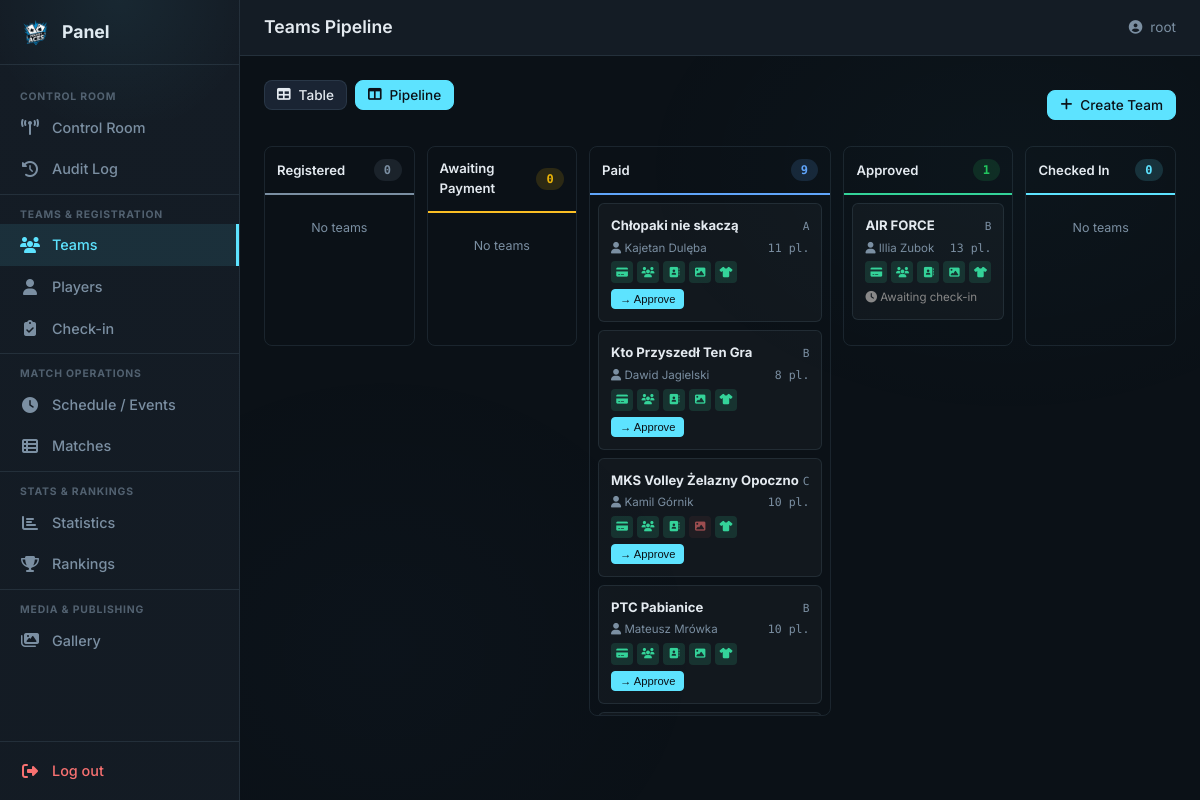
The app's page /panel/teams/pipeline/ (signed in) with its own data.
### tournament/models.py (models this page shows, shortened)
class Team(models.Model):
    name = models.CharField(
        max_length=TEAM_NAME_MAX_LENGTH, unique=True, verbose_name="Team Name"
    )
    logo_path = models.CharField(
        max_length=LOGO_PATH_MAX_LENGTH, blank=True, null=True
    )
    league_level = models.CharField(
        max_length=50, choices=LEAGUE_LEVEL_CHOICES, default=LEAGUE_LEVEL_INDEPENDENT
    )
    group_name = models.CharField(
        max_length=GROUP_NAME_MAX_LENGTH, blank=True, null=True
    )
    cap_name = models.CharField(
        max_length=PERSON_NAME_MAX_LENGTH, verbose_name="Captain Name"
    )
    cap_surname = models.CharField(
        max_length=PERSON_NAME_MAX_LENGTH, verbose_name="Captain Surname"
    )
    cap_email = models.EmailField(max_length=EMAIL_MAX_LENGTH, unique=True)
    cap_phone = models.CharField(
        max_length=PHONE_MAX_LENGTH, unique=True, blank=True, null=True
    )
    payment_status = models.IntegerField(
        choices=PAYMENT_STATUS_CHOICES, default=PAYMENT_WAITING
    )
    blik_number = models.CharField(
        max_length=20, blank=True, default="", verbose_name="Assigned BLIK"
    )
    status = models.CharField(
        max_length=20, choices=TEAM_STATUS_CHOICES, default=TEAM_STATUS_REGISTERED,
        verbose_name="Registration Status",
    )
    checked_in = models.BooleanField(default=False, verbose_name="Checked In")
    roster_code = models.CharField(
        max_length=10, blank=True, default="", verbose_name="Roster Access Code",
    )
    created_at = models.DateTimeField(auto_now_add=True)
    class Meta:
        db_table = TABLE_TEAMS
        verbose_name = "Team"
        verbose_name_plural = "Teams"
    @property
    def is_payment_ok(self) -> bool:
        return self.payment_status == PAYMENT_ACCEPTED
    @property
    def is_roster_complete(self) -> bool:
        return self.players.count() >= 6
    @property
    def is_contacts_complete(self) -> bool:
        return bool(self.cap_email) and bool(self.cap_phone)
    @property
    def is_logo_uploaded(self) -> bool:
        return bool(self.logo_path)
    @property
    def has_duplicate_jerseys(self) -> bool:
        numbers = list(
            self.players.exclude(jersey_number="")
            .values_list("jersey_number", flat=True)
        )
        return len(numbers) != len(set(numbers))

### tournament/panel/team_views.py (the view)
# urls.py: path("teams/pipeline/", teams_pipeline_view, name="teams_pipeline"),
@staff_member_required(login_url="/panel/login/")
def teams_pipeline_view(request):
    teams = Team.objects.annotate(player_count=Count("players")).prefetch_related(
        "players"
    )
    columns = []
    for status_val, label, color in _PIPELINE_COLUMNS:
        col_teams = list(teams.filter(status=status_val).order_by("name"))
        columns.append({
            "status": status_val,
            "label": label,
            "color": color,
            "teams": col_teams,
            "count": len(col_teams),
        })
    checked = list(
        teams.filter(status=TEAM_STATUS_APPROVED, checked_in=True).order_by("name")
    )
    columns.append({
        "status": "CHECKED_IN",
        "label": "Checked In",
        "color": "cyan",
        "teams": checked,
        "count": len(checked),
    })
    ctx = {
        "page_title": "Teams Pipeline",
        "nav_section": "teams",
        "columns": columns,
        "status_transitions": {k: v for k, v in _STATUS_TRANSITIONS.items()},
    }
    return render(request, "panel/teams_pipeline.html", ctx)

### tournament/context_processors.py (called while the page is built)
def registration_status(request):
    return {"registration_closed": REGISTRATION_CLOSED}

### tournament/templates/panel/teams_pipeline.html (shortened to what this page needs)
{% extends "panel/base.html" %}
{% block content %}
<div class="pnl-teams">
  <div class="pnl-pipeline-topbar">
    <div class="pnl-view-toggle">
      <a href="{% url 'panel:teams' %}" class="pnl-btn pnl-btn--sm">
        <i class="fas fa-table"></i> Table
      </a>
      <a href="{% url 'panel:teams_pipeline' %}" class="pnl-btn pnl-btn--sm pnl-btn--primary">
        <i class="fas fa-columns"></i> Pipeline
      </a>
    </div>
    <a href="{% url 'panel:team_create' %}" class="pnl-btn pnl-btn--primary pnl-btn--sm">
      <i class="fas fa-plus"></i> Create Team
    </a>
  </div>
  <div class="pnl-pipeline">
    {% for col in columns %}
    <div class="pnl-pipeline__col" data-status="{{ col.status }}">
      <div class="pnl-pipeline__header pnl-pipeline__header--{{ col.color }}">
        <span class="pnl-pipeline__label">{{ col.label }}</span>
        <span class="pnl-badge pnl-badge--{{ col.color }} pnl-mono">{{ col.count }}</span>
      </div>
      <div class="pnl-pipeline__cards">
        {% for t in col.teams %}
        <div class="pnl-pipe-card" data-pk="{{ t.pk }}" data-drawer-url="{% url 'panel:team_drawer' pk=t.pk %}">
          <div class="pnl-pipe-card__top">
            <strong class="pnl-pipe-card__name">{{ t.name }}</strong>
            {% if t.group_name %}<span class="pnl-pipe-card__group pnl-mono">{{ t.group_name }}</span>{% endif %}
          </div>
          <div class="pnl-pipe-card__meta">
            <span><i class="fas fa-user"></i> {{ t.cap_name }} {{ t.cap_surname }}</span>
            <span class="pnl-mono">{{ t.player_count }} pl.</span>
          </div>
          <div class="pnl-readiness" style="margin-top:4px;">
            <span class="pnl-readiness__dot {% if t.is_payment_ok %}pnl-readiness__dot--ok{% else %}pnl-readiness__dot--fail{% endif %}" title="Payment"><i class="fas fa-credit-card"></i></span>
            <span class="pnl-readiness__dot {% if t.is_roster_complete %}pnl-readiness__dot--ok{% else %}pnl-readiness__dot--fail{% endif %}" title="Roster"><i class="fas fa-users"></i></span>
            <span class="pnl-readiness__dot {% if t.is_contacts_complete %}pnl-readiness__dot--ok{% else %}pnl-readiness__dot--fail{% endif %}" title="Contacts"><i class="fas fa-address-book"></i></span>
            <span class="pnl-readiness__dot {% if t.is_logo_uploaded %}pnl-readiness__dot--ok{% else %}pnl-readiness__dot--fail{% endif %}" title="Logo"><i class="fas fa-image"></i></span>
            <span class="pnl-readiness__dot {% if not t.has_duplicate_jerseys %}pnl-readiness__dot--ok{% else %}pnl-readiness__dot--fail{% endif %}" title="Jerseys"><i class="fas fa-tshirt"></i></span>
          </div>
          {% if col.status != 'CHECKED_IN' %}
          <div class="pnl-pipe-card__actions">
            {% if col.status == 'REGISTERED' %}
              <button class="pnl-btn pnl-btn--xs pnl-pipe-move" data-pk="{{ t.pk }}" data-to="AWAITING_PAYMENT" data-url="{% url 'panel:team_pipeline_move' pk=t.pk %}">→ Awaiting</button>
            {% elif col.status == 'AWAITING_PAYMENT' %}
              <button class="pnl-btn pnl-btn--xs pnl-pipe-move" data-pk="{{ t.pk }}" data-to="PAID" data-url="{% url 'panel:team_pipeline_move' pk=t.pk %}">→ Paid</button>
            {% elif col.status == 'PAID' %}
              <button class="pnl-btn pnl-btn--xs pnl-btn--primary pnl-pipe-move" data-pk="{{ t.pk }}" data-to="APPROVED" data-url="{% url 'panel:team_pipeline_move' pk=t.pk %}">→ Approve</button>
            {% elif col.status == 'APPROVED' %}
              <span class="pnl-muted" style="font-size:.72rem;">
                {% if t.checked_in %}<i class="fas fa-check-circle" style="color:var(--pnl-green)"></i> Checked in{% else %}<i class="fas fa-clock"></i> Awaiting check-in{% endif %}
              </span>
            {% endif %}
          </div>
          {% endif %}
        </div>
        {% empty %}
        <div class="pnl-pipeline__empty">No teams</div>
        {% endfor %}
      </div>
    </div>
    {% endfor %}
  </div>
</div>
{% endblock %}

### tournament/templates/panel/base.html (shortened to what this page needs)
{% load static %}
<!DOCTYPE html>
<html lang="en">
<head>
  <link rel="stylesheet" href="{% static 'css/panel.css' %}">
  <link rel="stylesheet" href="https://cdnjs.cloudflare.com/ajax/libs/font-awesome/6.4.0/css/all.min.css">
</head>
<body class="pnl">
  <aside class="pnl-sidebar" id="pnlSidebar">
    <div class="pnl-sidebar__header">
      <img src="{% static 'assets/logo.png' %}" alt="PA" class="pnl-sidebar__logo">
      <span class="pnl-sidebar__brand">Panel</span>
    </div>
    <nav class="pnl-sidebar__nav">
      <div class="pnl-nav-zone">
        <span class="pnl-nav-zone__label">Control Room</span>
        <a href="{% url 'panel:dashboard' %}"
           class="pnl-nav-item{% if nav_section == 'dashboard' %} active{% endif %}">
          <i class="fas fa-tower-broadcast"></i><span>Control Room</span>
        </a>
        <a href="{% url 'panel:audit' %}"
           class="pnl-nav-item{% if nav_section == 'audit' %} active{% endif %}">
          <i class="fas fa-clock-rotate-left"></i><span>Audit Log</span>
        </a>
      </div>
      <div class="pnl-nav-zone">
        <span class="pnl-nav-zone__label">Teams &amp; Registration</span>
        <a href="{% url 'panel:teams' %}"
           class="pnl-nav-item{% if nav_section == 'teams' %} active{% endif %}">
          <i class="fas fa-users"></i><span>Teams</span>
        </a>
        <a href="{% url 'panel:players' %}"
           class="pnl-nav-item{% if nav_section == 'players' %} active{% endif %}">
          <i class="fas fa-user"></i><span>Players</span>
        </a>
        <a href="{% url 'panel:checkin' %}"
           class="pnl-nav-item{% if nav_section == 'checkin' %} active{% endif %}">
          <i class="fas fa-clipboard-check"></i><span>Check-in</span>
        </a>
      </div>
      <div class="pnl-nav-zone">
        <span class="pnl-nav-zone__label">Match Operations</span>
        <a href="{% url 'panel:schedule' %}?view=grid"
           class="pnl-nav-item{% if nav_section == 'schedule' %} active{% endif %}">
          <i class="fas fa-clock"></i><span>Schedule / Events</span>
        </a>
        <a href="{% url 'panel:schedule' %}?view=table"
           class="pnl-nav-item{% if nav_section == 'matches' %} active{% endif %}">
          <i class="fas fa-table-list"></i><span>Matches</span>
        </a>
      </div>
      <div class="pnl-nav-zone">
        <span class="pnl-nav-zone__label">Stats &amp; Rankings</span>
        <a href="{% url 'panel:stats' %}"
           class="pnl-nav-item{% if nav_section == 'stats' %} active{% endif %}">
          <i class="fas fa-chart-bar"></i><span>Statistics</span>
        </a>
        <a href="{% url 'panel:rankings' %}"
           class="pnl-nav-item{% if nav_section == 'rankings' %} active{% endif %}">
          <i class="fas fa-trophy"></i><span>Rankings</span>
        </a>
      </div>
      <div class="pnl-nav-zone">
        <span class="pnl-nav-zone__label">Media &amp; Publishing</span>
        <a href="{% url 'panel:gallery' %}"
           class="pnl-nav-item{% if nav_section == 'gallery' %} active{% endif %}">
          <i class="fas fa-images"></i><span>Gallery</span>
        </a>
      </div>
    </nav>
    <div class="pnl-sidebar__footer">
      <a href="{% url 'panel:logout' %}" class="pnl-nav-item pnl-nav-item--logout">
        <i class="fas fa-sign-out-alt"></i><span>Log out</span>
      </a>
    </div>
  </aside>
  <div class="pnl-main">
    <header class="pnl-topbar">
      <h1 class="pnl-topbar__title">{{ page_title }}</h1>
      <div class="pnl-topbar__user">
        <i class="fas fa-user-circle"></i>
        <span>{{ request.user.username }}</span>
      </div>
    </header>
    <main class="pnl-content">
      {% block content %}{% endblock %}
    </main>
  </div>
</body>
</html>

### records on screen
Team: name "Chłopaki nie skaczą", group_name "A", cap_name "Kajetan", cap_surname "Dulęba", player_count "11"
Team: name "Kto Przyszedł Ten Gra", group_name "B", cap_name "Dawid", cap_surname "Jagielski", player_count "8"
Team: name "MKS Volley Żelazny Opoczno", group_name "C", cap_name "Kamil", cap_surname "Górnik", player_count "10"
Team: name "PTC Pabianice", group_name "B", cap_name "Mateusz", cap_surname "Mrówka", player_count "10"
Team: name "AIR FORCE", group_name "B", cap_name "Illia", cap_surname "Zubok", player_count "13", checked_in False (drawn)

### other values on screen
{{ page_title }} "Teams Pipeline"
{{ request.user.username }} "root"
{{ col.label }} "Registered" "Awaiting Payment" "Paid" "Approved" "Checked In"
{{ col.count }} "0" "0" "9" "1" "0"
